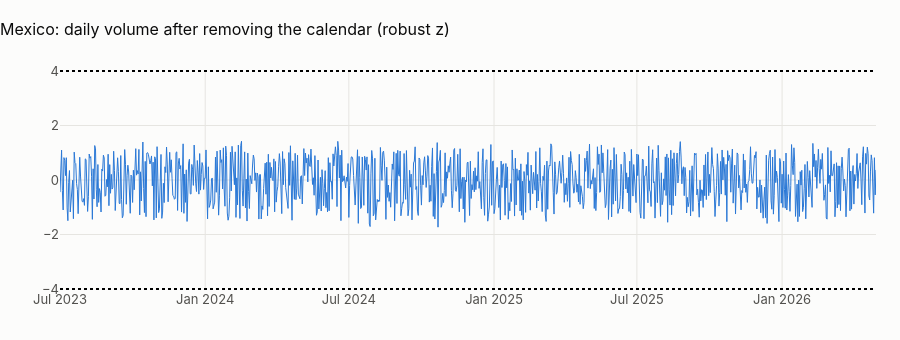

Notebook cell for this chart:
### Markdown cell above
## 1 · Abnormal days
Daily transaction counts (local date) are modelled as in notebook 04 (weekday, holiday, long weekend, payday window,
month end, trend; OLS on log counts). A day is abnormal when its residual is more than 4 robust standard deviations
(1.4826 × MAD) from zero: robust, because the abnormal days themselves must not inflate the yardstick.

### Code cell
daily = pl.q("""
    select t.local_date, count(*) as n_tx, sum(t.amount_usd) as usd, any_value(k.iso_weekday) as iso_weekday,
           any_value(k.is_holiday::int) as is_holiday, any_value(k.is_long_weekend::int) as is_long_weekend,
           any_value((coalesce(k.days_since_payday, 99) <= 2)::int) as payday_window,
           any_value(k.is_month_end::int) as is_month_end, any_value(k.holiday_name) as holiday_name
    from main.tx_local t join main.calendar_local k using (local_date) group by 1 order by 1""")
daily["local_date"] = pd.to_datetime(daily.local_date)
daily = daily[(daily.local_date >= "2023-07-01") & (daily.local_date < "2026-05-01")].copy()
daily["log_n"] = np.log(daily.n_tx)
daily["t"] = (daily.local_date - daily.local_date.min()).dt.days / 365.25
m = smf.ols(
    "log_n ~ C(iso_weekday) + is_holiday + is_long_weekend + payday_window + is_month_end + t",
    data=daily,
).fit()
daily["resid"] = m.resid
mad = 1.4826 * np.median(np.abs(daily.resid - daily.resid.median()))
daily["z"] = (daily.resid - daily.resid.median()) / mad
out = daily[daily.z.abs() > 4]
fig = go.Figure()
fig.add_trace(
    go.Scatter(
        x=daily.local_date,
        y=daily.z,
        mode="lines",
        name="robust z of the residual",
        line=dict(width=1),
    )
)
fig.add_trace(
    go.Scatter(x=out.local_date, y=out.z, mode="markers", name="|z| > 4", marker=dict(size=8))
)
fig.add_hline(y=4, line_dash="dot")
fig.add_hline(y=-4, line_dash="dot")
fig.update_layout(
    title=f"{CTRY.name}: daily volume after removing the calendar (robust z)",
    height=340,
    xaxis_title=None,
)
fig.show()
show(
    out[["local_date", "n_tx", "iso_weekday", "holiday_name"]].assign(z=out.z.round(2)),
    paging=False,
)
display(
    Markdown(
        f"**{len(out)} abnormal days in {len(daily):,}** (a normal distribution would give about "
        f"{len(daily) * 6.3e-5:.2f} beyond 4σ). "
        + (
            "None: once weekdays are removed, daily volume is pure noise around a flat level, another sign of a generator "
            "with no shocks (no outages, no payroll days, no Hot Sale or Buen Fin)."
            if not len(out)
            else "Inspect them: a real day like this is an outage, a campaign or a data delivery problem."
        )
    )
)

### Figure 1 — Plotly figure (JSON) as saved in the notebook; plotly's stock layout.template omitted (floating-point values rounded to 4 significant figures; data arrays with more than 128 entries replaced by an {"elided": "..."} marker saying what was removed)
{"data": [{"line": {"width": 1}, "mode": "lines", "name": "robust z of the residual", "type": "scatter", "x": {"elided": "1035 str values"}, "y": {"elided": "1035 float values"}}, {"marker": {"size": 8}, "mode": "markers", "name": "|z| > 4", "type": "scatter", "x": [], "y": []}], "layout": {"height": 340, "shapes": [{"line": {"dash": "dot"}, "type": "line", "x0": 0, "x1": 1, "xref": "x domain", "y0": 4, "y1": 4, "yref": "y"}, {"line": {"dash": "dot"}, "type": "line", "x0": 0, "x1": 1, "xref": "x domain", "y0": -4, "y1": -4, "yref": "y"}], "title": {"text": "Mexico: daily volume after removing the calendar (robust z)"}, "xaxis": {"title": {}}}}
